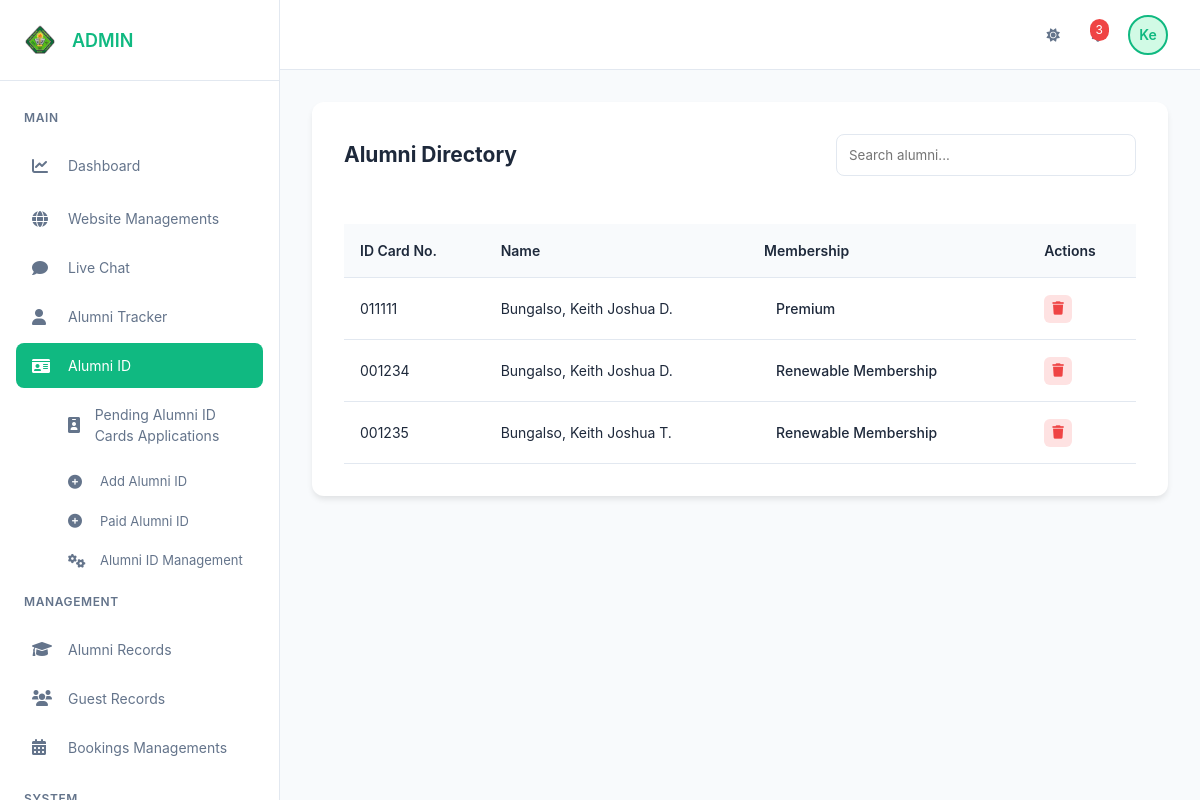
The app's page /Dashboard.php?section=manage-alumni-id-cards (signed in), older data.
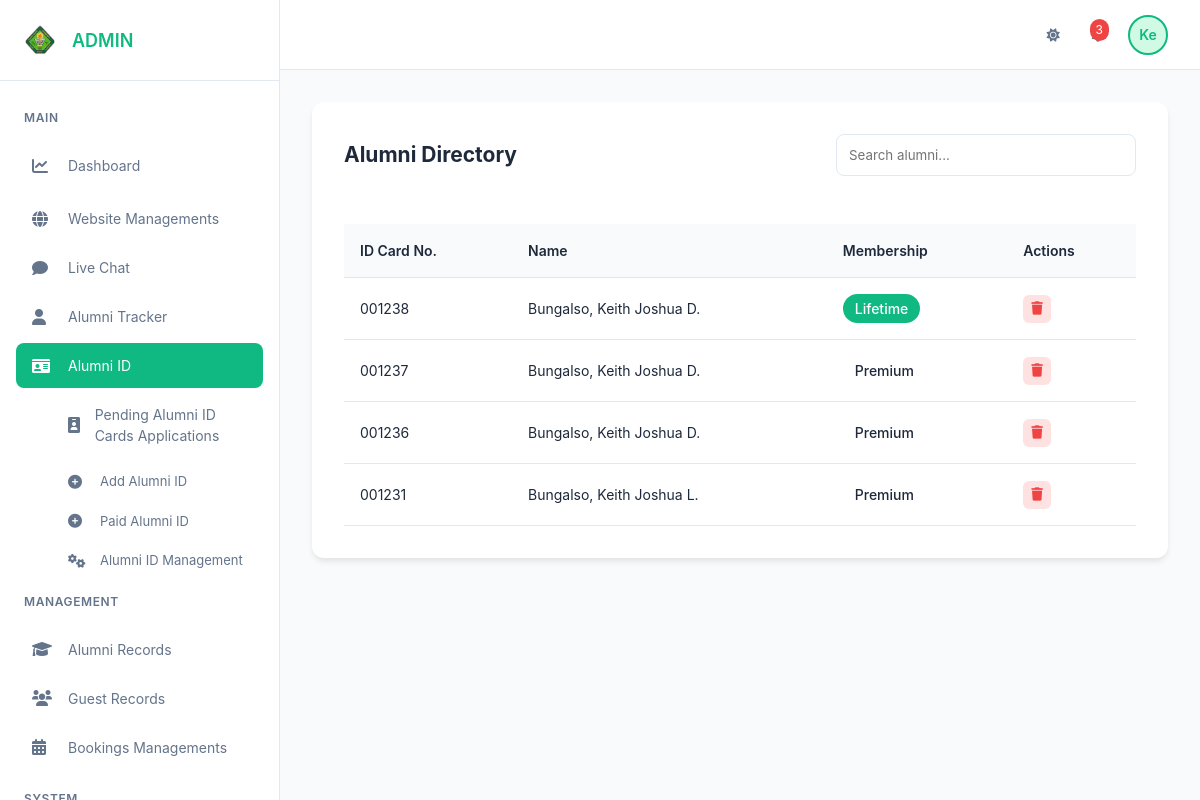
The same page, newer data.
### tables this page shows
CREATE TABLE `alumni` (
  `alumni_id` int(11) NOT NULL,
  `alumni_id_card_no` varchar(255) NOT NULL,
  `last_name` varchar(255) NOT NULL,
  `first_name` varchar(255) NOT NULL,
  `middle_name` varchar(255) DEFAULT NULL,
  `membership_type` varchar(255) NOT NULL,
  `verify` enum('used','unused') DEFAULT 'unused'
);

### admin/alumni/alumni-id-managements.php (the view, shortened to what this page needs)
<?php
require_once 'main_db.php';
$query = "SELECT `alumni_id`, `alumni_id_card_no`, `last_name`, `first_name`, `middle_name`, `membership_type`
          FROM `alumni`
          WHERE 1
          ORDER BY last_name ASC";
$result = $mysqli->query($query);
?>
<!DOCTYPE html>
<html lang="en">
<head>
</head>
<body>
<div class="AL-container">
        <div class="AL-content">
            <div class="AL-header">
                <h2 class="text-xl font-semibold">Alumni Directory</h2>
                <input type="text" id="alumni-search" class="AL-search" placeholder="Search alumni...">
            </div>
            <div class="AL-table-container">
                <table class="AL-table">
                    <thead>
                        <tr>
                            <th>ID Card No.</th>
                            <th>Name</th>
                            <th>Membership</th>
                            <th>Actions</th>
                        </tr>
                    </thead>
                    <tbody>
                        <?php
                        if ($result->num_rows > 0) {
                            while ($row = $result->fetch_assoc()) {
                                $fullName = $row['last_name'] . ', ' . $row['first_name'];
                                if (!empty($row['middle_name'])) {
                                    $fullName .= ' ' . $row['middle_name'][0] . '.';
                                }
                                $membershipClass = 'AL-badge-' . strtolower($row['membership_type']);
                                echo '<tr>';
                                echo '<td>' . htmlspecialchars($row['alumni_id_card_no']) . '</td>';
                                echo '<td>' . htmlspecialchars($fullName) . '</td>';
                                echo '<td><span class="AL-badge ' . $membershipClass . '">'
                                     . htmlspecialchars($row['membership_type']) . '</span></td>';
                                echo '<td>
                                        <div class="AL-actions">
                                            <button onclick="deleteAlumni(\'' . $row['alumni_id'] . '\')"
                                                    class="AL-btn AL-btn-delete" title="Delete">
                                                <i class="fas fa-trash"></i>
                                            </button>
                                        </div>
                                    </td>';
                                echo '</tr>';
                            }
                        } else {
                            echo '<tr><td colspan="4" class="text-center">No alumni records found.</td></tr>';
                        }
                        ?>
                    </tbody>
                </table>
            </div>
        </div>
    </div>
</body>
</html>

Row changes from the older to the newer data that the page shows:
removed alumni: alumni_id_card_no "011111", fullName "Bungalso, Keith Joshua D.", membership_type "Premium"
removed alumni: alumni_id_card_no "001234", fullName "Bungalso, Keith Joshua D.", membership_type "Renewable Membership"
removed alumni: alumni_id_card_no "001235", fullName "Bungalso, Keith Joshua T.", membership_type "Renewable Membership"
added alumni: alumni_id_card_no "001238", fullName "Bungalso, Keith Joshua D.", membership_type "Lifetime"
added alumni: alumni_id_card_no "001237", fullName "Bungalso, Keith Joshua D.", membership_type "Premium"
added alumni: alumni_id_card_no "001236", fullName "Bungalso, Keith Joshua D.", membership_type "Premium"
added alumni: alumni_id_card_no "001231", fullName "Bungalso, Keith Joshua L.", membership_type "Premium"
